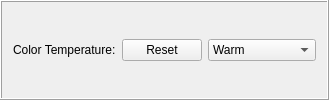
                 <widget class="QFrame" name="frame_Image_Setting_Color_Setting_Color_Temperature">
                  <property name="sizePolicy">
                   <sizepolicy hsizetype="Preferred" vsizetype="Fixed">
                    <horstretch>0</horstretch>
                    <verstretch>0</verstretch>
                   </sizepolicy>
                  </property>
                  <property name="frameShape">
                   <enum>QFrame::Box</enum>
                  </property>
                  <property name="frameShadow">
                   <enum>QFrame::Raised</enum>
                  </property>
                  <layout class="QHBoxLayout" name="horizontalLayout_144">
                   <item>
                    <widget class="QLabel" name="label_Image_Setting_Color_Setting_Color_Temperature">
                     <property name="text">
                      <string>Color Temperature:</string>
                     </property>
                    </widget>
                   </item>
                   <item>
                    <widget class="QPushButton" name="pushButton_Image_Setting_Color_Setting_Color_Temperature_reset">
                     <property name="text">
                      <string>Reset</string>
                     </property>
                    </widget>
                   </item>
                   <item>
                    <widget class="QComboBox" name="comboBox_Image_Setting_Color_Setting_Color_Temperature">
                     <item>
                      <property name="text">
                       <string>Warm</string>
                      </property>
                     </item>
                     <item>
                      <property name="text">
                       <string>Standard</string>
                      </property>
                     </item>
                     <item>
                      <property name="text">
                       <string>Cool</string>
                      </property>
                     </item>
                     <item>
                      <property name="text">
                       <string>Cold</string>
                      </property>
                     </item>
                     <item>
                      <property name="text">
                       <string>D55</string>
                      </property>
                     </item>
                     <item>
                      <property name="text">
                       <string>D65</string>
                      </property>
                     </item>
                     <item>
                      <property name="text">
                       <string>D75</string>
                      </property>
                     </item>
                     <item>
                      <property name="text">
                       <string>D83</string>
                      </property>
                     </item>
                     <item>
                      <property name="text">
                       <string>D93</string>
                      </property>
                     </item>
                     <item>
                      <property name="text">
                       <string>Native (Bright)</string>
                      </property>
                     </item>
                     <item>
                      <property name="text">
                       <string>Reset</string>
                      </property>
                     </item>
                    </widget>
                   </item>
                  </layout>
                 </widget>
